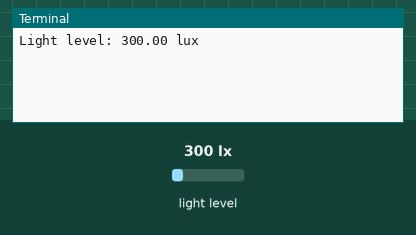
Recording of a program running on a simulated Raspberry Pi (BCM pin numbers). On the bench: the last lines printed to the terminal. The inputs (shaded band) are chosen by the test bench; at power-on: light level 300 lx.

Above: at 1.2 s.
1.3 s: light level set to 40 lx
At 1.9 s:
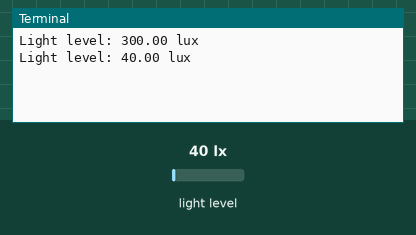
2.9 s: light level set to 500 lx
At 4.7 s:
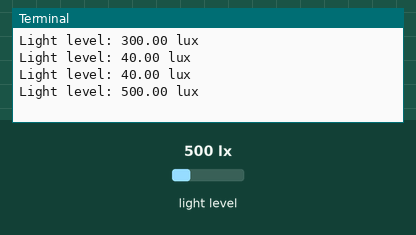
Timing chart, 0 to 6.2 s (numbered marks = the images above; inputs shaded):
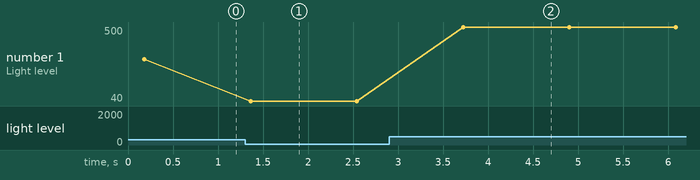

The program:

BH1750.py
```python
import smbus2
import time

BH1750_ADDRESS = 0x23
bus = smbus2.SMBus(1)
CONTINUOUS_HIGH_RES_MODE = 0x10

def read_light():
    bus.write_byte(BH1750_ADDRESS, CONTINUOUS_HIGH_RES_MODE)
    time.sleep(0.18)

    data = bus.read_i2c_block_data(BH1750_ADDRESS, 0x00, 2)
    raw_lux = (data[0] << 8) | data[1]
    lux = raw_lux/1.2
    return lux

try:
    while True:
        lux = read_light()
        print(f"Light level: {lux:.2f} lux")
        time.sleep(1)

except KeyboardInterrupt:
    print("Stopped")
```

Measured:
- after the input at 1.3 s, the terminal: prints a new line after 0.06 s (image 1)
- after the input at 2.9 s, the terminal: prints a new line after 0.82 s (image 2)
- plotted number 1: 300 → 40 after the input at 1.3 s, 40 → 500 after the input at 2.9 s
